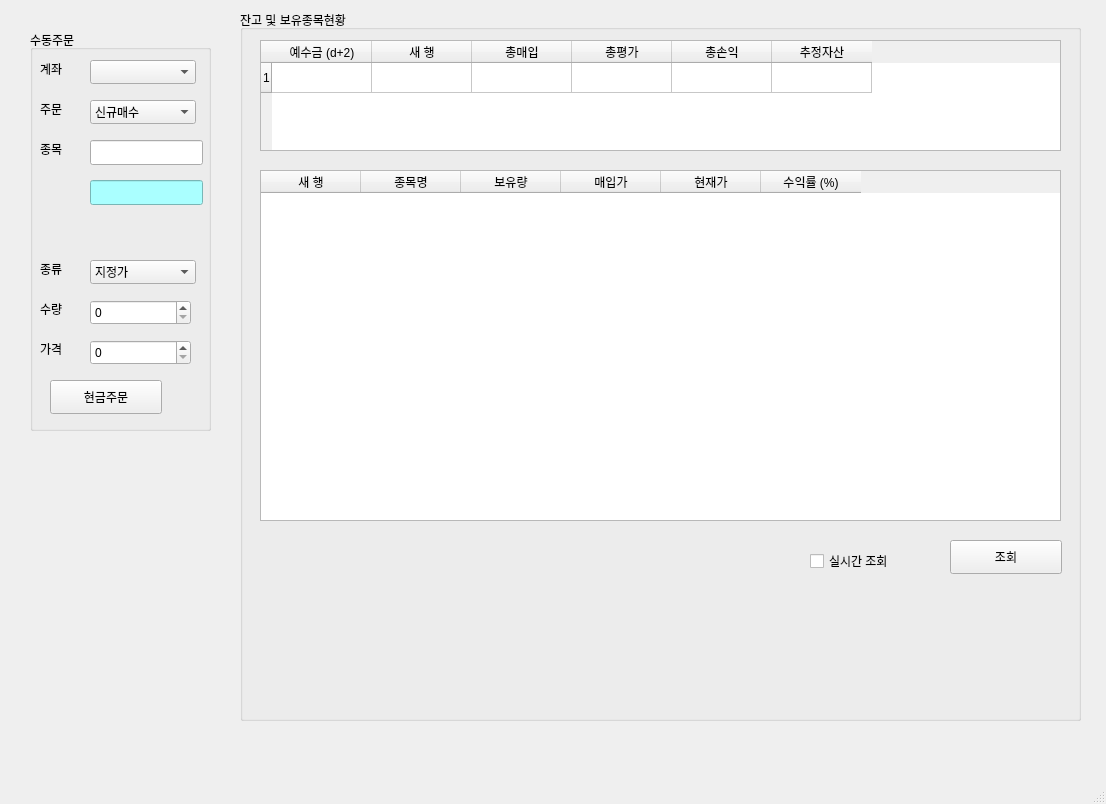
<?xml version="1.0" encoding="UTF-8"?>
<ui version="4.0">
 <class>mainWindow</class>
 <widget class="QMainWindow" name="mainWindow">
  <property name="geometry">
   <rect>
    <x>0</x>
    <y>0</y>
    <width>1106</width>
    <height>804</height>
   </rect>
  </property>
  <property name="windowTitle">
   <string>PyTrader v0.3</string>
  </property>
  <widget class="QWidget" name="centralwidget">
   <widget class="QGroupBox" name="groupBox">
    <property name="geometry">
     <rect>
      <x>30</x>
      <y>30</y>
      <width>181</width>
      <height>401</height>
     </rect>
    </property>
    <property name="title">
     <string>수동주문</string>
    </property>
    <widget class="QLabel" name="label">
     <property name="geometry">
      <rect>
       <x>10</x>
       <y>30</y>
       <width>77</width>
       <height>18</height>
      </rect>
     </property>
     <property name="text">
      <string>계좌</string>
     </property>
    </widget>
    <widget class="QLabel" name="label_2">
     <property name="geometry">
      <rect>
       <x>10</x>
       <y>70</y>
       <width>77</width>
       <height>18</height>
      </rect>
     </property>
     <property name="text">
      <string>주문</string>
     </property>
    </widget>
    <widget class="QLabel" name="label_3">
     <property name="geometry">
      <rect>
       <x>10</x>
       <y>110</y>
       <width>77</width>
       <height>18</height>
      </rect>
     </property>
     <property name="text">
      <string>종목</string>
     </property>
    </widget>
    <widget class="QLabel" name="label_4">
     <property name="geometry">
      <rect>
       <x>10</x>
       <y>310</y>
       <width>77</width>
       <height>18</height>
      </rect>
     </property>
     <property name="text">
      <string>가격</string>
     </property>
    </widget>
    <widget class="QLabel" name="label_5">
     <property name="geometry">
      <rect>
       <x>10</x>
       <y>270</y>
       <width>77</width>
       <height>18</height>
      </rect>
     </property>
     <property name="text">
      <string>수량</string>
     </property>
    </widget>
    <widget class="QLabel" name="label_6">
     <property name="geometry">
      <rect>
       <x>10</x>
       <y>230</y>
       <width>77</width>
       <height>18</height>
      </rect>
     </property>
     <property name="text">
      <string>종류</string>
     </property>
    </widget>
    <widget class="QComboBox" name="comboBox">
     <property name="geometry">
      <rect>
       <x>60</x>
       <y>30</y>
       <width>106</width>
       <height>24</height>
      </rect>
     </property>
    </widget>
    <widget class="QComboBox" name="comboBox_2">
     <property name="geometry">
      <rect>
       <x>60</x>
       <y>70</y>
       <width>106</width>
       <height>24</height>
      </rect>
     </property>
     <item>
      <property name="text">
       <string>신규매수</string>
      </property>
     </item>
     <item>
      <property name="text">
       <string>신규매도</string>
      </property>
     </item>
     <item>
      <property name="text">
       <string>매수취소</string>
      </property>
     </item>
     <item>
      <property name="text">
       <string>매도취소</string>
      </property>
     </item>
    </widget>
    <widget class="QComboBox" name="comboBox_3">
     <property name="geometry">
      <rect>
       <x>60</x>
       <y>230</y>
       <width>106</width>
       <height>24</height>
      </rect>
     </property>
     <item>
      <property name="text">
       <string>지정가</string>
      </property>
     </item>
     <item>
      <property name="text">
       <string>시장가</string>
      </property>
     </item>
    </widget>
    <widget class="QLineEdit" name="lineEdit">
     <property name="geometry">
      <rect>
       <x>60</x>
       <y>110</y>
       <width>113</width>
       <height>25</height>
      </rect>
     </property>
    </widget>
    <widget class="QLineEdit" name="lineEdit_2">
     <property name="geometry">
      <rect>
       <x>60</x>
       <y>150</y>
       <width>113</width>
       <height>25</height>
      </rect>
     </property>
     <property name="styleSheet">
      <string notr="true">background-color: rgb(170,255,255)</string>
     </property>
    </widget>
    <widget class="QSpinBox" name="spinBox">
     <property name="geometry">
      <rect>
       <x>60</x>
       <y>270</y>
       <width>101</width>
       <height>25</height>
      </rect>
     </property>
     <property name="maximum">
      <number>1000000</number>
     </property>
     <property name="singleStep">
      <number>50</number>
     </property>
    </widget>
    <widget class="QSpinBox" name="spinBox_2">
     <property name="geometry">
      <rect>
       <x>60</x>
       <y>310</y>
       <width>101</width>
       <height>25</height>
      </rect>
     </property>
     <property name="maximum">
      <number>1000000</number>
     </property>
     <property name="singleStep">
      <number>50</number>
     </property>
    </widget>
    <widget class="QPushButton" name="pushButton">
     <property name="geometry">
      <rect>
       <x>20</x>
       <y>350</y>
       <width>112</width>
       <height>34</height>
      </rect>
     </property>
     <property name="text">
      <string>현금주문</string>
     </property>
    </widget>
   </widget>
   <widget class="QGroupBox" name="groupBox_2">
    <property name="geometry">
     <rect>
      <x>240</x>
      <y>10</y>
      <width>841</width>
      <height>711</height>
     </rect>
    </property>
    <property name="title">
     <string>잔고 및 보유종목현황</string>
    </property>
    <widget class="QTableWidget" name="tableWidget">
     <property name="geometry">
      <rect>
       <x>20</x>
       <y>30</y>
       <width>801</width>
       <height>111</height>
      </rect>
     </property>
     <property name="rowCount">
      <number>1</number>
     </property>
     <row/>
     <column>
      <property name="text">
       <string>예수금 (d+2)</string>
      </property>
     </column>
     <column>
      <property name="text">
       <string>새 행</string>
      </property>
     </column>
     <column>
      <property name="text">
       <string>총매입</string>
      </property>
     </column>
     <column>
      <property name="text">
       <string>총평가</string>
      </property>
     </column>
     <column>
      <property name="text">
       <string>총손익</string>
      </property>
     </column>
     <column>
      <property name="text">
       <string>추정자산</string>
      </property>
     </column>
    </widget>
    <widget class="QTableWidget" name="tableWidget_2">
     <property name="geometry">
      <rect>
       <x>20</x>
       <y>160</y>
       <width>801</width>
       <height>351</height>
      </rect>
     </property>
     <column>
      <property name="text">
       <string>새 행</string>
      </property>
     </column>
     <column>
      <property name="text">
       <string>종목명</string>
      </property>
     </column>
     <column>
      <property name="text">
       <string>보유량</string>
      </property>
     </column>
     <column>
      <property name="text">
       <string>매입가</string>
      </property>
     </column>
     <column>
      <property name="text">
       <string>현재가</string>
      </property>
     </column>
     <column>
      <property name="text">
       <string>수익률 (%)</string>
      </property>
     </column>
    </widget>
    <widget class="QPushButton" name="pushButton_2">
     <property name="geometry">
      <rect>
       <x>710</x>
       <y>530</y>
       <width>112</width>
       <height>34</height>
      </rect>
     </property>
     <property name="text">
      <string>조회</string>
     </property>
    </widget>
    <widget class="QCheckBox" name="checkBox">
     <property name="geometry">
      <rect>
       <x>570</x>
       <y>540</y>
       <width>131</width>
       <height>22</height>
      </rect>
     </property>
     <property name="text">
      <string>실시간 조회</string>
     </property>
    </widget>
   </widget>
  </widget>
  <widget class="QMenuBar" name="menubar">
   <property name="geometry">
    <rect>
     <x>0</x>
     <y>0</y>
     <width>1106</width>
     <height>31</height>
    </rect>
   </property>
  </widget>
  <widget class="QStatusBar" name="statusbar"/>
 </widget>
 <resources/>
 <connections/>
</ui>
